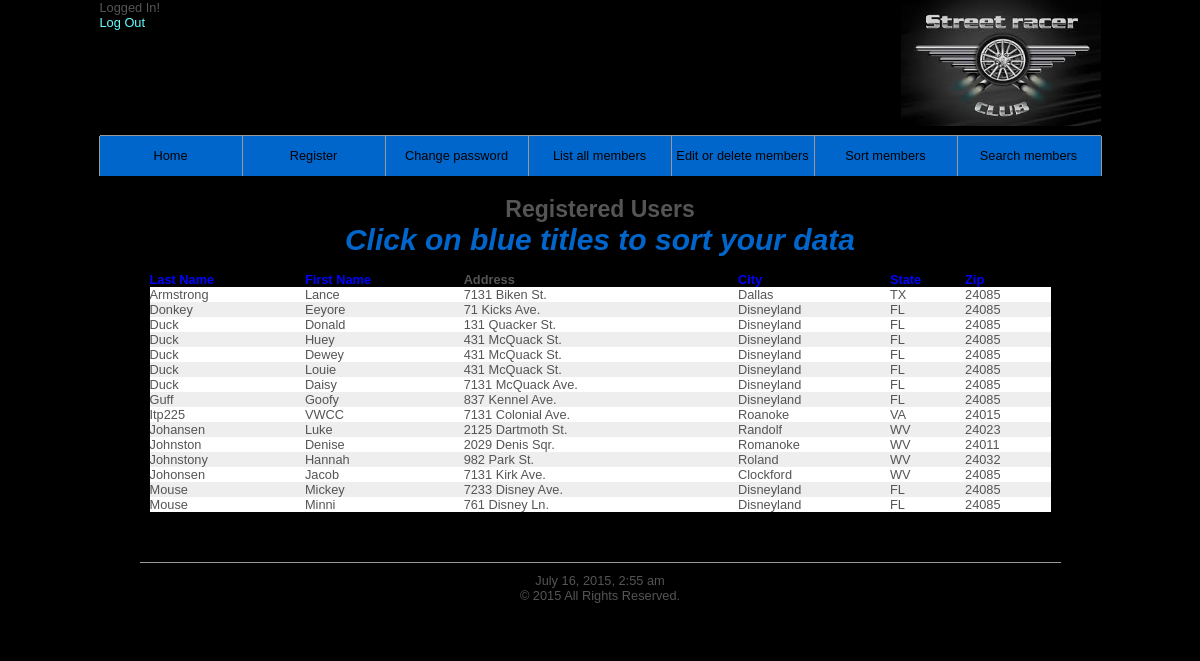
Page /view_userssort.php on the committed database.
### tables this page shows
CREATE TABLE IF NOT EXISTS customers (
	custId int(11) NOT NULL AUTO_INCREMENT,
	firstname VARCHAR(20) NOT NULL,
	lastname VARCHAR(20) NOT NULL,
	username VARCHAR(20) NOT NULL,
	pass CHAR(40) NOT NULL,
	address VARCHAR(40) NOT NULL,
	city VARCHAR(30) NOT NULL,
	state VARCHAR(2) NOT NULL,
	zip VARCHAR(5) NOT NULL,
	PRIMARY KEY (custId)
);

### includes/table.inc.php (the view, shortened to what this page needs)
<?php
$display = 15;
if (isset($_GET['s']) && is_numeric($_GET['s'])) {
	$start = $_GET['s'];
} else {
	$start = 0;
}
$q = "SELECT lastname, firstname, address, city, state, zip, custId FROM customers ORDER BY $order_by LIMIT $start, $display";
$r = @mysqli_query ($dbc, $q);
if(mysqli_affected_rows($dbc) == 0) {
    echo '<p class="error">Sorry, having problems accesing database at this time.</p>';
} else if(mysqli_num_rows($r)>0) {
    if ($page_title == 'Sort the Current Users') {
	echo '<table align="center" cellspacing="0" cellpadding="5" width="100%">
	<tr>
	    <th><a href="view_userssort.php?sort=ln">Last Name</a></th>
	    <th><a href="view_userssort.php?sort=fn">First Name</a></th>
	    <th align="left">Address</th>
	    <th><a href="view_userssort.php?sort=ct">City</a></th>
	    <th><a href="view_userssort.php?sort=st">State</a></th>
	    <th><a href="view_userssort.php?sort=zp">Zip</a></th>
	</tr>';
    }
    $bg = '#eeeeee';
    while ($row = mysqli_fetch_array($r, MYSQLI_ASSOC)) {
	    $bg = ($bg=='#eeeeee' ? '#ffffff' : '#eeeeee');
	    echo '<tr bgcolor="' . $bg . '">';
	    echo '<td align="left">' . $row['lastname'] . '</td>
		<td align="left">' . $row['firstname'] . '</td>
		<td align="left">' . $row['address'] . '</td>
		<td align="left">' . $row['city'] . '</td>
		<td align="left">' . $row['state'] . '</td>
		<td align="left">' . $row['zip'] . '</td>
	    </tr>';
    }
    echo '</table>';
} else {
	echo '<p class="error">There are currently no registered users.</p>';
}
?>

### includes/style.css (style rules this page uses)
* { border:0; margin:0; padding:0; }
a { color:#66ffff; text-decoration:none; }
body { background:#000000; color:#555; font:0.8em Arial, Helvetica, "bitstream vera sans", sans-serif; }
th { text-align:left; }
th a { text-align:left; color:blue; }

### rows in the picture
customers: lastname "Armstrong", firstname "Lance", address "7131 Biken St.", city "Dallas", state "TX", zip "24085"
customers: lastname "Donkey", firstname "Eeyore", address "71 Kicks Ave.", city "Disneyland", state "FL", zip "24085"
customers: lastname "Duck", firstname "Donald", address "131 Quacker St.", city "Disneyland", state "FL", zip "24085"
customers: lastname "Duck", firstname "Huey", address "431 McQuack St.", city "Disneyland", state "FL", zip "24085"
customers: lastname "Duck", firstname "Dewey", address "431 McQuack St.", city "Disneyland", state "FL", zip "24085"
customers: lastname "Duck", firstname "Louie", address "431 McQuack St.", city "Disneyland", state "FL", zip "24085"
customers: lastname "Duck", firstname "Daisy", address "7131 McQuack Ave.", city "Disneyland", state "FL", zip "24085"
customers: lastname "Guff", firstname "Goofy", address "837 Kennel Ave.", city "Disneyland", state "FL", zip "24085"
customers: lastname "Itp225", firstname "VWCC", address "7131 Colonial Ave.", city "Roanoke", state "VA", zip "24015"
customers: lastname "Johansen", firstname "Luke", address "2125 Dartmoth St.", city "Randolf", state "WV", zip "24023"
customers: lastname "Johnston", firstname "Denise", address "2029 Denis Sqr.", city "Romanoke", state "WV", zip "24011"
customers: lastname "Johnstony", firstname "Hannah", address "982 Park St.", city "Roland", state "WV", zip "24032"
customers: lastname "Johonsen", firstname "Jacob", address "7131 Kirk Ave.", city "Clockford", state "WV", zip "24085"
customers: lastname "Mouse", firstname "Mickey", address "7233 Disney Ave.", city "Disneyland", state "FL", zip "24085"
customers: lastname "Mouse", firstname "Minni", address "761 Disney Ln.", city "Disneyland", state "FL", zip "24085"
